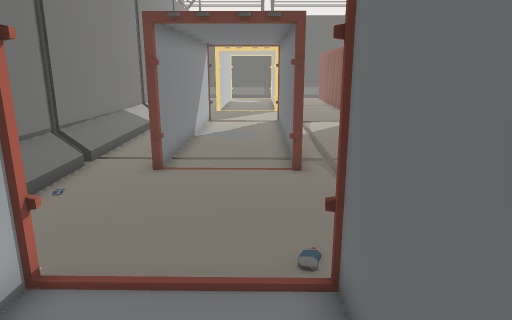
[1] (above)

20 first-person views from a walk through a 3-D level made in the Unity game engine. The camera is 1.5 m above the floor, tilts 14° down and sees 70° across. The floor is counted in squares, 0.5 m on a side. Each view is taken from the middle of a square. On the plan, view 1 faces up. The plan holds only what a view shows up to about 20 squares ahead; the rest is blank. The place goes on beyond the plan. The player is left out. Door leaves are left out, so doorways stand open.

[2]
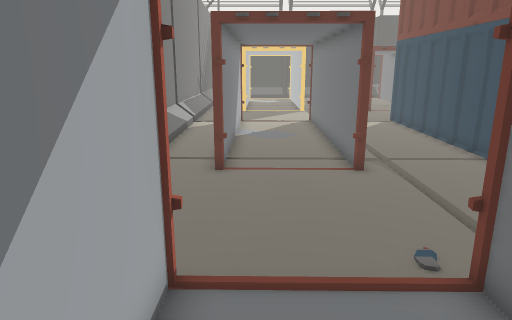

[3]
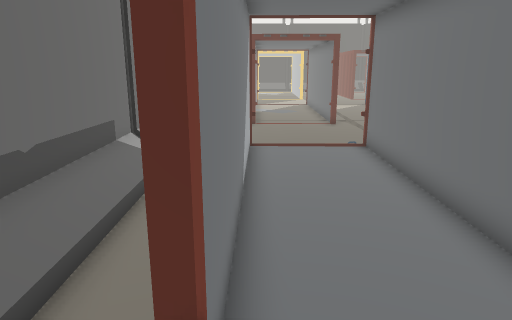

[4]
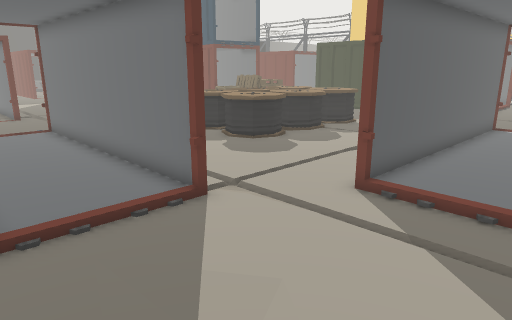

[5]
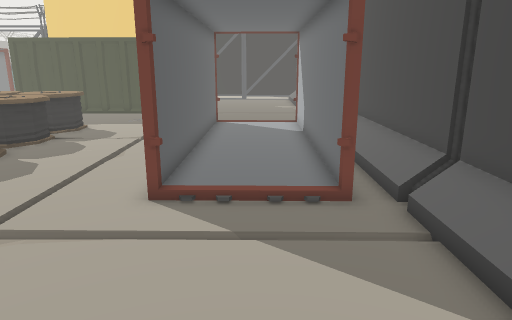

[6]
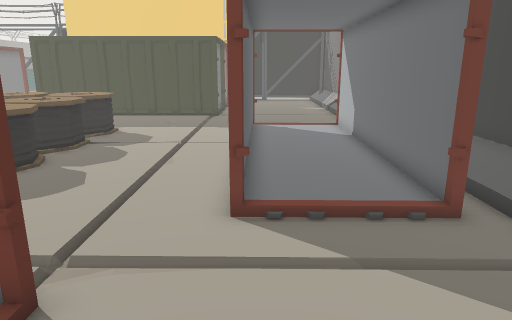

[7]
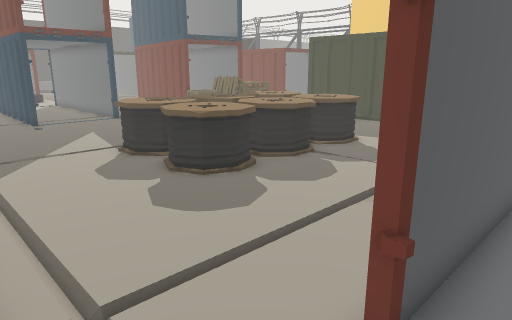

[8]
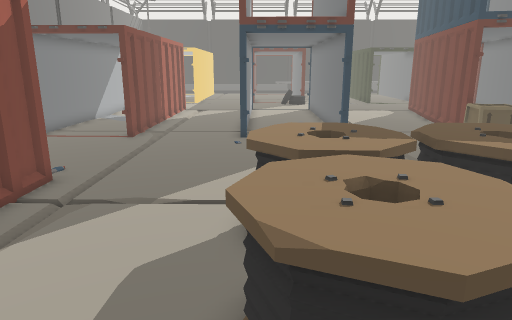

[9]
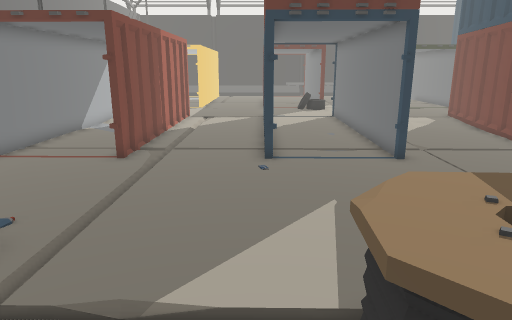

[10]
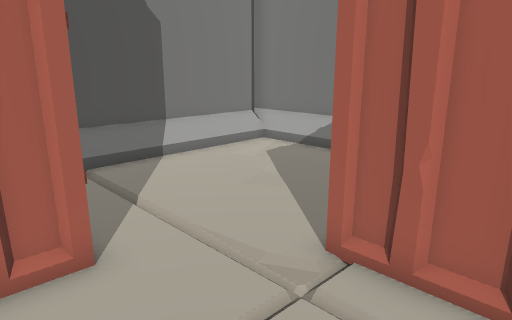

[11]
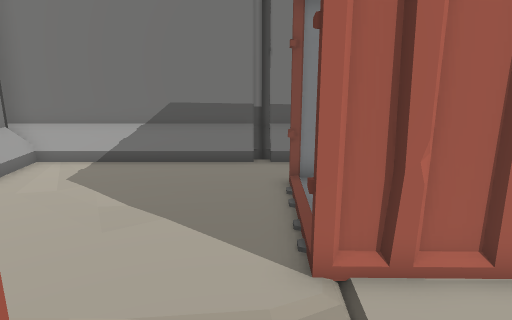

[12]
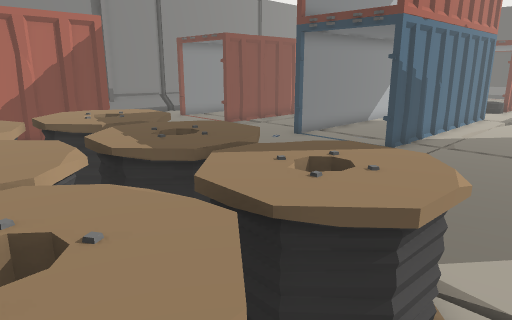

[13]
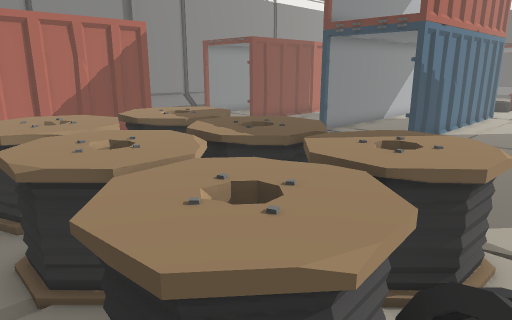

[14]
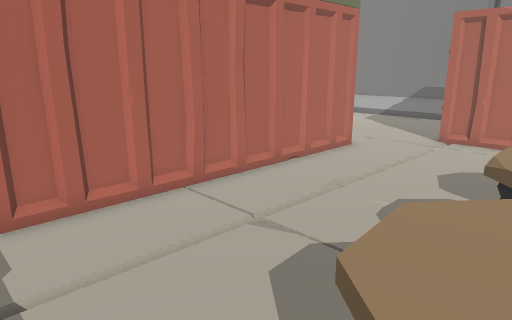

[15]
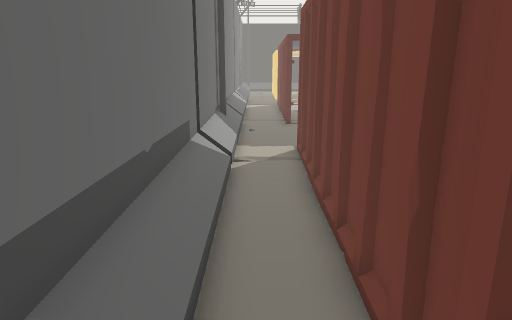

[16]
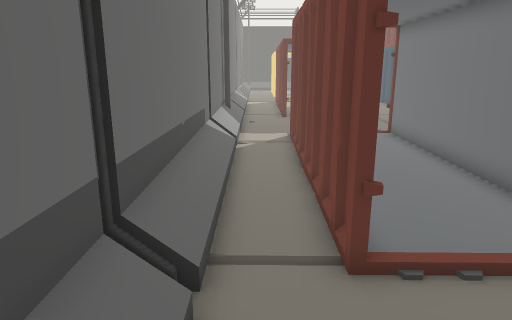

[17]
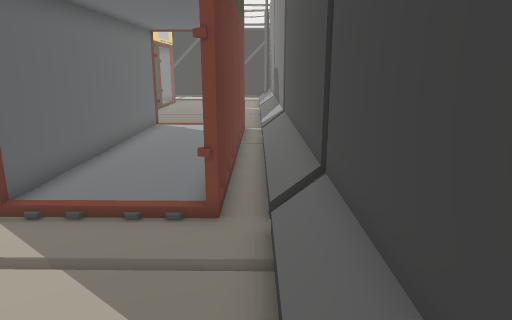

[18]
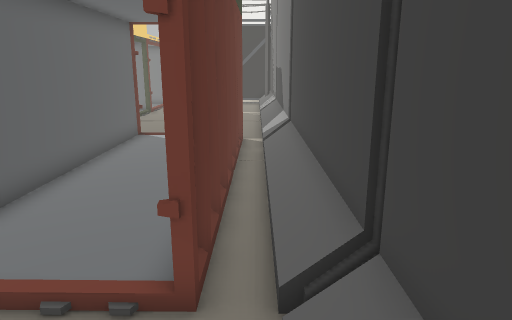

[19]
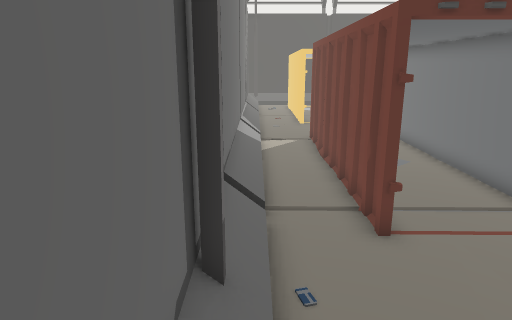

[20]
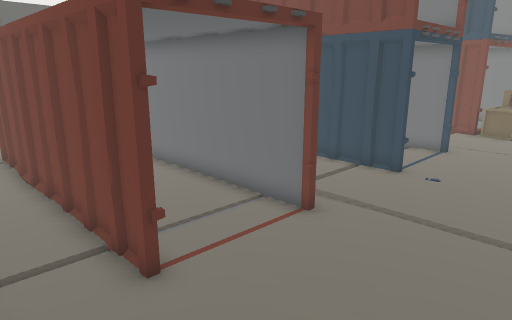

### Floor plan
Key: @ floor where view 1 was taken; # wall or solid block; . main floor; - floor 0.25 m lower than the main floor; / step, stairs or slope; D open door; = window, fence, low wall or low ledge; ^ raised ledge; C crate; O other object.
Columns run from 7 left of view 1 to 17 right of it. Each row starts with its distance up from view 1.
 20 #O..#...# ... #   #..
 19 #O..#...##....#...#.. .--
 18 #O..#...#....##...#......
 17 #O..#...#....##...#......
 16 #O..#...#....##...#.....#
 15 #O..#...#.....#...#.....#
 14 #O..#...#....##...#.....#
 13 #O--#...#....##...#.....#
 12 #/..DDD.#....##...#....DD
 11 #/..DDDDD....#DDDDD....CC
 10 #/................D....CC
  9 #/................D.....C
  8 #/...............  .. ..
  7 #/...............     ..
  6 #/...............     ..
  5 #/..DDDDD.......      ..
  4 #/..#...#.......      ..
  3 #///#...#------^^ ^^ ^^.
  2 #/..#...#.....^^^^^^^^^^
  1 #O..#...#.....^^^^^^^^^^
  0 #O. #..@#......^^.^^.^^/
 -1 #O.=#...#.....^^^^^^^^^^
 -2 #O..#...#.....^^^^^^^^^^.
 -3 #O.##...#......^^.^^.^^..
 -4 #O.##...#................
 -5 #O..#...#................
 -6 #O.##...#................
 -7 #O.#DD//D..........------
 -8 #.......D................
 -9 #O......D..##..........D
-10 #O.........D###########DD
-11 #O.........D...........D
-12 #O.........D...........D
-13 #O.........D...........D
-14 #O.........D###########DD
-15 #O.....................DD
-16 #########################

Where each view was taken, in squares from view 1:
view 1: 0 up, 0 right, facing up
view 2: 0 up, 2 left, facing up
view 3: 9 down, 3 left, facing up
view 4: 14 down, 4 left, facing up-right
view 5: 12 down, 4 left, facing right
view 6: 10 down, 3 left, facing right
view 7: 11 down, 1 right, facing up-right
view 8: 5 down, 7 right, facing up
view 9: 1 down, 6 right, facing up
view 10: 4 down, 6 right, facing down-left
view 11: 8 down, 6 right, facing left
view 12: 2 down, 17 right, facing up-left
view 13: 4 down, 17 right, facing up-left
view 14: 2 down, 17 right, facing down-left
view 15: 9 down, 5 left, facing up
view 16: 12 down, 5 left, facing up
view 17: 15 down, 3 left, facing right
view 18: 15 down, 0 right, facing right
view 19: 4 up, 6 left, facing up
view 20: 6 up, 6 left, facing up-right
